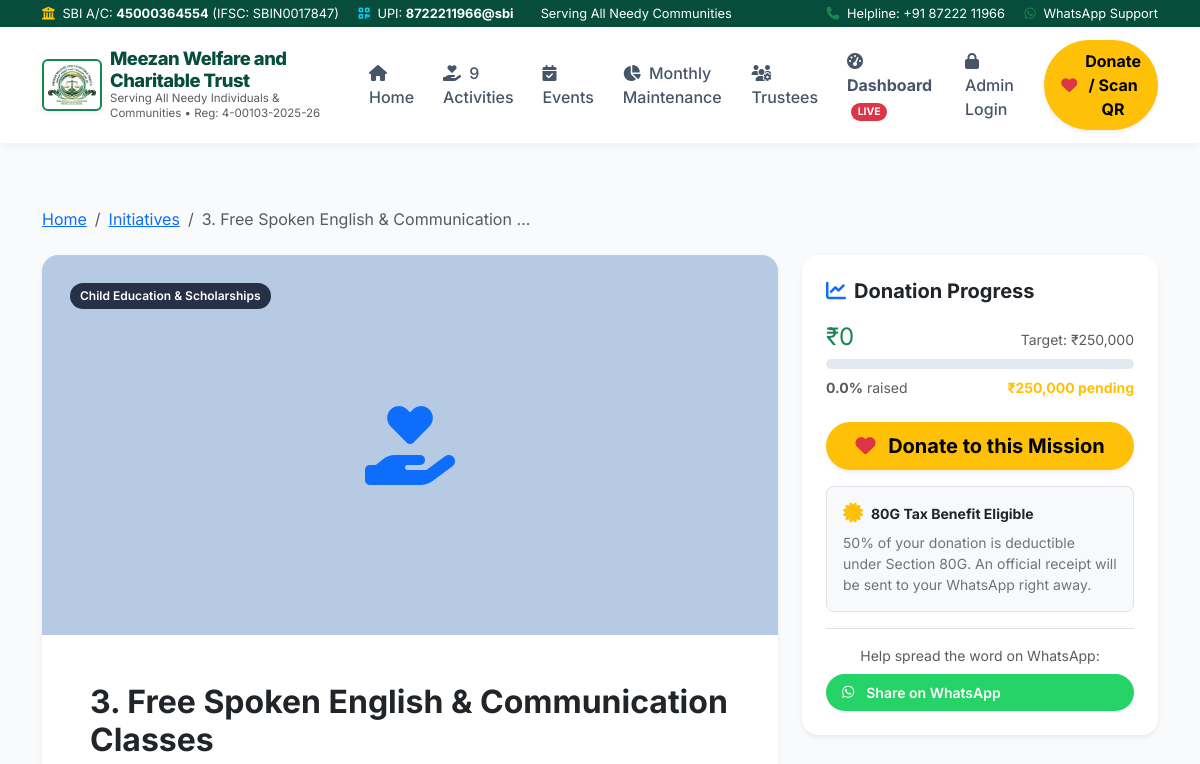
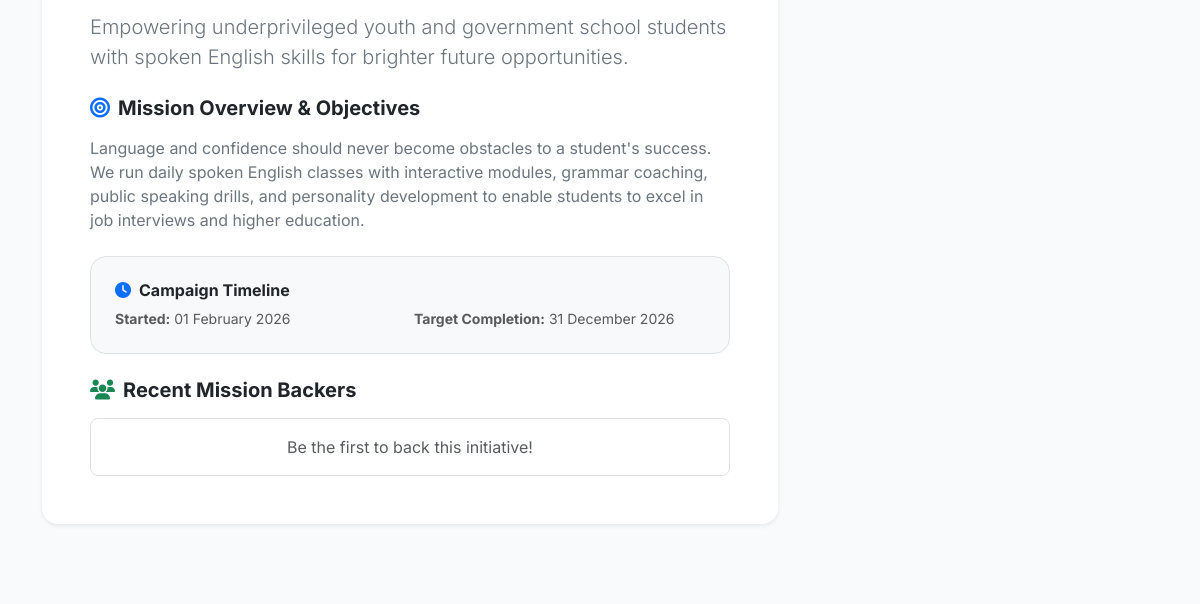
Before: /initiatives/3-free-spoken-english-communication-classes/ (upper part) with the older database file (2 pictures, top to bottom).
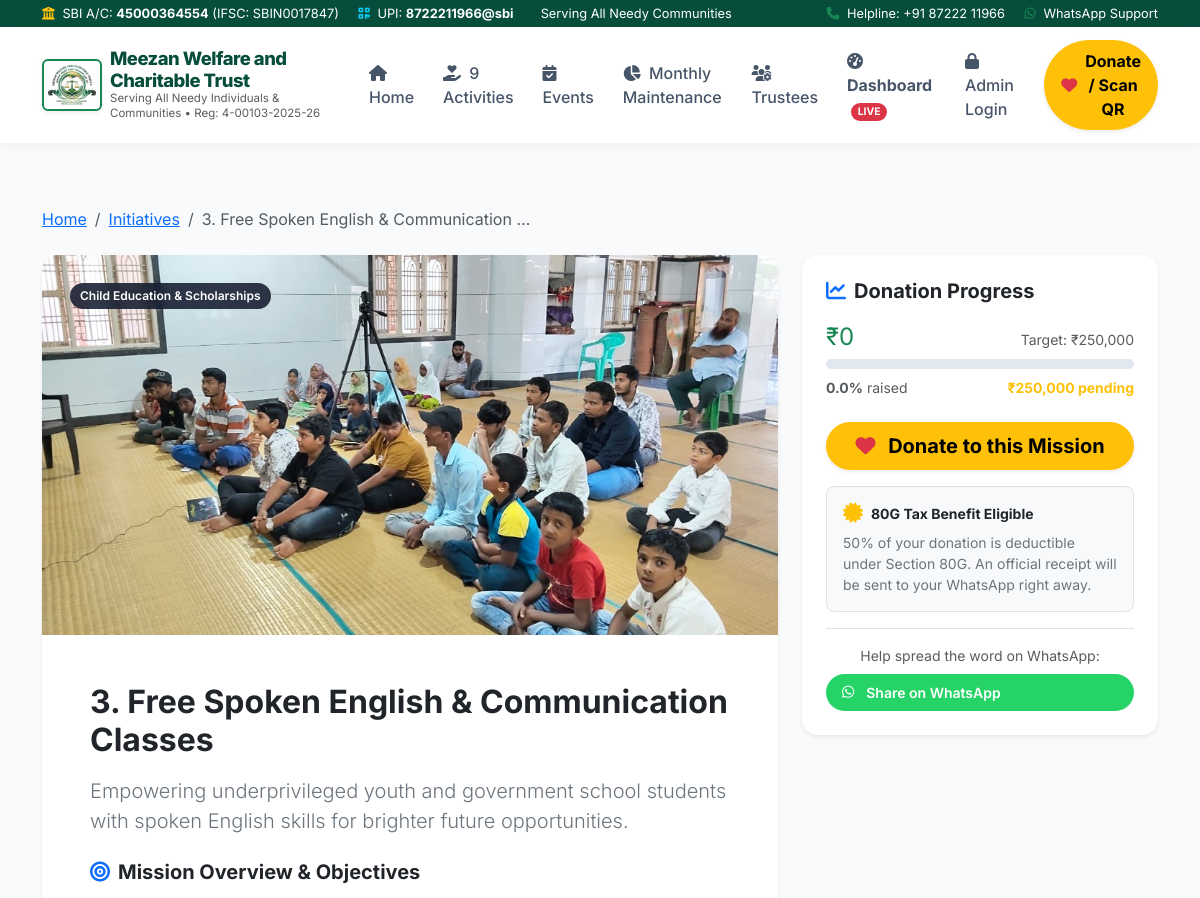
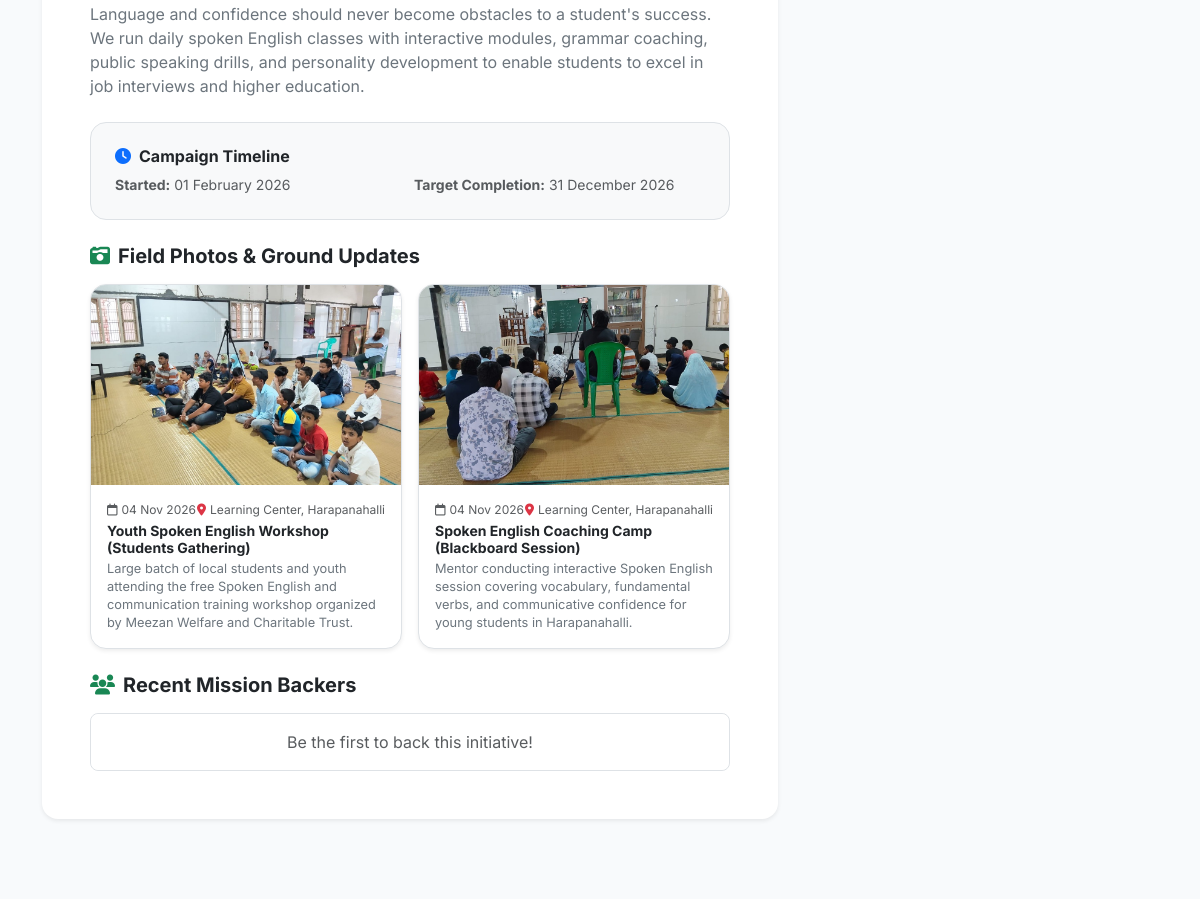
After: the same page with the newer database file (2 pictures, top to bottom).
### core/models.py (models this page shows, shortened)
class Initiative(models.Model):
    CATEGORY_CHOICES = [
        ('HEALTHCARE', 'Healthcare & Medical Aid'),
        ('EDUCATION', 'Child Education & Scholarships'),
        ('HUNGER', 'Hunger Relief & Annadanam'),
        ('SHELTER', 'Elderly Care & Orphanage Support'),
        ('DISASTER', 'Emergency & Disaster Relief'),
        ('WOMEN', 'Women Empowerment & Skill Training'),
        ('ENVIRONMENT', 'Environment & Green Drive'),
        ('GENERAL', 'General Trust Welfare Fund'),
    ]
    title = models.CharField(max_length=200)
    slug = models.SlugField(max_length=220, unique=True, blank=True)
    category = models.CharField(max_length=30, choices=CATEGORY_CHOICES, default='GENERAL')
    short_description = models.CharField(max_length=300, help_text="Brief summary for cards")
    detailed_description = models.TextField()
    target_amount = models.DecimalField(max_digits=12, decimal_places=2, help_text="Expected donation goal in INR")
    image = models.ImageField(upload_to='initiatives/', blank=True, null=True)
    start_date = models.DateField(default=timezone.now)
    end_date = models.DateField(blank=True, null=True)
    is_active = models.BooleanField(default=True)
    is_featured = models.BooleanField(default=False)
    created_at = models.DateTimeField(auto_now_add=True)
    updated_at = models.DateTimeField(auto_now=True)
    class Meta:
        ordering = ['-is_featured', '-created_at']
    @property
    def total_raised(self):
        from django.db.models import Sum
        completed = self.donations.filter(status='SUCCESS').aggregate(total=Sum('amount'))['total']
        return completed or Decimal('0.00')
    @property
    def pending_amount(self):
        remaining = self.target_amount - self.total_raised
        return max(Decimal('0.00'), remaining)
    @property
    def progress_percentage(self):
        if self.target_amount <= 0:
            return 100
        pct = (self.total_raised / self.target_amount) * 100
        return min(round(float(pct), 1), 100.0)

class ActivityPhoto(models.Model):
    title = models.CharField(max_length=200, help_text="Photo title or activity headline")
    initiative = models.ForeignKey(
        Initiative,
        on_delete=models.CASCADE,
        related_name='photos',
        blank=True,
        null=True,
        help_text="Related initiative / activity (leave blank for general)"
    )
    image = models.ImageField(upload_to='activity_photos/', help_text="Field / event photo")
    caption = models.TextField(help_text="Write details / caption / impact story about this photo")
    location = models.CharField(max_length=200, default='Harapanahalli', blank=True, help_text="Location / circle where photo was taken")
    date_taken = models.DateField(default=timezone.now, help_text="Date the activity was conducted")
    is_featured = models.BooleanField(default=True, help_text="Show in home & dashboard photo highlights")
    created_at = models.DateTimeField(auto_now_add=True)
    updated_at = models.DateTimeField(auto_now=True)
    class Meta:
        ordering = ['-date_taken', '-created_at']
        verbose_name = "Activity Photo & Update"
        verbose_name_plural = "Activity Photos & Updates"

### core/views.py (the view)
# urls.py: path('initiatives/<slug:slug>/', views.initiative_detail, name='initiative_detail'),
def initiative_detail(request, slug):
    initiative = get_object_or_404(Initiative, slug=slug)
    recent_donations = initiative.donations.filter(status='SUCCESS').order_by('-created_at')[:6]
    photos = initiative.photos.all().order_by('-date_taken', '-created_at')
    form = DonationForm(initial={'initiative': initiative})
    return render(request, 'core/initiative_detail.html', {
        'initiative': initiative,
        'recent_donations': recent_donations,
        'photos': photos,
        'form': form,
    })

### templates/core/initiative_detail.html (shortened to what the changed rows need)
{% extends 'base.html' %}
{% load humanize %}
{% block content %}
<div class="container py-5">
    <nav aria-label="breadcrumb" class="mb-4">
        <ol class="breadcrumb">
            <li class="breadcrumb-item"><a href="{% url 'home' %}">Home</a></li>
            <li class="breadcrumb-item"><a href="{% url 'initiatives_list' %}">Initiatives</a></li>
            <li class="breadcrumb-item active" aria-current="page">{{ initiative.title|truncatechars:40 }}</li>
        </ol>
    </nav>
    <div class="row g-4">
        <div class="col-lg-8">
            <div class="card border-0 shadow-sm rounded-4 overflow-hidden mb-4">
                <div class="position-relative" style="height: 380px; background: #cbd5e1;">
                    {% if initiative.image %}
                        <img src="{{ initiative.image.url }}" alt="{{ initiative.title }}" class="w-100 h-100 object-fit-cover">
                    {% else %}
                        <div class="w-100 h-100 d-flex align-items-center justify-content-center bg-primary bg-opacity-10 text-primary">
                            <i class="fa-solid fa-hand-holding-heart display-1"></i>
                        </div>
                    {% endif %}
                    <span class="category-badge m-3">{{ initiative.get_category_display }}</span>
                </div>
                <div class="card-body p-4 p-md-5">
                    <div class="d-flex justify-content-between align-items-start mb-3">
                        <h2 class="fw-bold text-dark mb-0">{{ initiative.title }}</h2>
                    </div>
                    <p class="lead text-secondary mb-4">{{ initiative.short_description }}</p>
                    <h5 class="fw-bold text-dark mb-3"><i class="fa-solid fa-bullseye text-primary me-2"></i>Mission Overview & Objectives</h5>
                    <div class="text-secondary leading-relaxed mb-4">
                        {{ initiative.detailed_description|linebreaks }}
                    </div>
                    <div class="p-4 bg-light rounded-4 border mb-4">
                        <h6 class="fw-bold text-dark mb-2"><i class="fa-solid fa-clock text-primary me-2"></i>Campaign Timeline</h6>
                        <div class="row g-2 small text-muted">
                            <div class="col-sm-6">
                                <strong>Started:</strong> {{ initiative.start_date|date:"d F Y" }}
                            </div>
                            <div class="col-sm-6">
                                <strong>Target Completion:</strong> {{ initiative.end_date|default:"Ongoing Mission"|date:"d F Y" }}
                            </div>
                        </div>
                    </div>
                    {% if photos %}
                    <h5 class="fw-bold text-dark mb-3"><i class="fa-solid fa-camera-retro text-success me-2"></i>Field Photos & Ground Updates</h5>
                    <div class="row g-3 mb-4">
                        {% for p in photos %}
                        <div class="col-md-6">
                            <div class="card h-100 border rounded-4 overflow-hidden shadow-sm">
                                <img src="{{ p.image.url }}" alt="{{ p.title }}" class="card-img-top" style="height: 200px; object-fit: cover;">
                                <div class="card-body p-3">
                                    <div class="d-flex justify-content-between text-muted small mb-1" style="font-size: 0.75rem;">
                                        <span><i class="fa-regular fa-calendar me-1"></i>{{ p.date_taken|date:"d M Y" }}</span>
                                        <span><i class="fa-solid fa-location-dot me-1 text-danger"></i>{{ p.location }}</span>
                                    </div>
                                    <h6 class="fw-bold text-dark mb-1 small">{{ p.title }}</h6>
                                    <p class="text-secondary small mb-0" style="font-size: 0.8rem; line-height: 1.4;">
                                        {{ p.caption }}
                                    </p>
                                </div>
                            </div>
                        </div>
                        {% endfor %}
                    </div>
                    {% endif %}
                    <h5 class="fw-bold text-dark mb-3"><i class="fa-solid fa-users text-success me-2"></i>Recent Mission Backers</h5>
                    <div class="list-group list-group-flush border rounded-3 overflow-hidden">
                        {% for d in recent_donations %}
                        <div class="list-group-item d-flex justify-content-between align-items-center py-3">
                            <div>
                                <span class="fw-bold text-dark">{{ d.donor_name }}</span>
                                <span class="small text-muted d-block">{{ d.created_at|date:"d M Y" }} &bull; 80G Receipt: {{ d.receipt_number }}</span>
                            </div>
                            <strong class="text-success">+₹{{ d.amount|floatformat:2|intcomma }}</strong>
                        </div>
                        {% empty %}
                        <div class="list-group-item text-muted py-3 text-center">Be the first to back this initiative!</div>
                        {% endfor %}
                    </div>
                </div>
            </div>
        </div>
        <div class="col-lg-4">
            <div class="card border-0 shadow-sm rounded-4 p-4 sticky-top" style="top: 100px;">
                <div class="mb-4">
                    <div class="d-flex justify-content-between align-items-baseline mb-1">
                        <span class="fs-4 fw-extrabold text-success">₹{{ initiative.total_raised|floatformat:0|intcomma }}</span>
                        <span class="text-muted small">Target: ₹{{ initiative.target_amount|floatformat:0|intcomma }}</span>
                    </div>
                    <div class="d-flex justify-content-between small text-muted">
                        <span><strong>{{ initiative.progress_percentage }}%</strong> raised</span>
                        <span class="text-warning fw-bold">₹{{ initiative.pending_amount|floatformat:0|intcomma }} pending</span>
                    </div>
                </div>
            </div>
        </div>
    </div>
</div>
{% endblock %}

Changed rows visible on the page:
changed Initiative "3. Free Spoken English & Communication Classes": image: picture added
added ActivityPhoto: image (picture), date_taken "04 Nov 2026", location "Learning Center, Harapanahalli", title "Youth Spoken English Workshop (Students Gathering)", caption "Large batch of local students and youth attending the free Spoken English and communication training workshop organized by Meezan Welfare and Charitable Trust."
added ActivityPhoto: image (picture), date_taken "04 Nov 2026", location "Learning Center, Harapanahalli", title "Spoken English Coaching Camp (Blackboard Session)", caption "Mentor conducting interactive Spoken English session covering vocabulary, fundamental verbs, and communicative confidence for young students in Harapanahalli."
Other visible differences:
text now shown: "Field Photos & Ground Updates"
